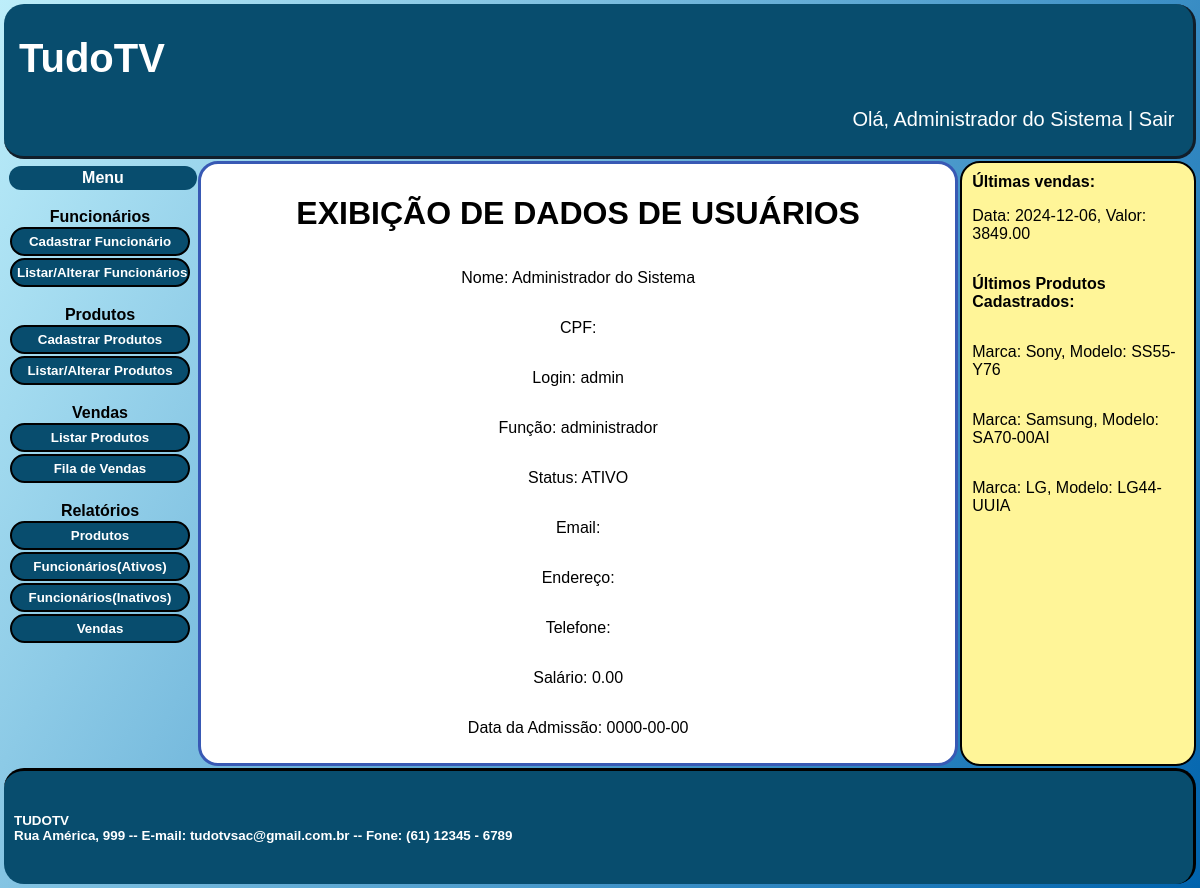
/exibeFun.php?codigo=1 (signed in), run on the app's committed database.
### tables this page shows
CREATE TABLE `funcionarios` (
  `id_funcionarios` int(11) NOT NULL,
  `nome` varchar(45) NOT NULL,
  `cpf` varchar(45) NOT NULL,
  `email` varchar(45) DEFAULT NULL,
  `endereco` varchar(45) DEFAULT NULL,
  `funcao` varchar(45) NOT NULL,
  `status` varchar(45) NOT NULL DEFAULT 'ATIVO',
  `login` varchar(45) NOT NULL,
  `senha` varchar(45) NOT NULL,
  `telefone` varchar(45) DEFAULT NULL,
  `data_admissao` date NOT NULL,
  `salario` decimal(10,2) NOT NULL
);

CREATE TABLE `venda` (
  `id_venda` int(11) NOT NULL,
  `data_venda` date NOT NULL,
  `valor_total` decimal(10,2) NOT NULL,
  `funcionarios_id_funcionarios` int(11) NOT NULL
);

CREATE TABLE `televisor` (
  `id_tv` int(11) NOT NULL,
  `marca_tv` varchar(45) NOT NULL,
  `modelo_tv` varchar(45) NOT NULL,
  `tipo_tela_tv` varchar(45) NOT NULL,
  `resolucao_tv` varchar(45) NOT NULL,
  `preco_tv` decimal(10,2) NOT NULL,
  `foto_tv` varchar(100) NOT NULL,
  `fila_compra_tv` varchar(1) NOT NULL DEFAULT 'n',
  `venda_id_venda` int(11) DEFAULT NULL,
  `tamanho_tela_tv` varchar(45) NOT NULL,
  `entradas_tv` varchar(45) NOT NULL,
  `voltagem_tv` varchar(45) NOT NULL,
  `sistema_operacional_tv` varchar(45) NOT NULL,
  `processador_tv` varchar(45) NOT NULL
);

### exibeFun.php (the view, shortened to what this page needs)
<!DOCTYPE html>
<html lang="pt-br">
    <head>
        <link rel="stylesheet" href="style.css">
    </head>
    <body>
        <div class="cabecalho">
            <div class="conteudoCabecalho">
                <h1>TudoTV</h1>
                <p align="right"> Olá, <?php include 'validaLogin.php'; ?><a class="sair" href="logout.php"> | Sair </a></p>
            </div>
        </div>
        <div class="menu">
                <div class="conteudoMenu">
                    <div class="tituloMenu">
                        <b>Menu</b>
                    </div>
                    <?php include 'menuLocal.php' ?>
                </div>
        </div>
        <div class="conteudo">
            <div class="conteudoEspecifico">
                <h1> EXIBIÇÃO DE DADOS DE USUÁRIOS </h1>
                <?php
                $conectar = mysqli_connect("localhost", "root", "", "lojatv");
                $codigo = $_GET["codigo"];
                $sql_pesquisar = "SELECT nome, login, funcao,status, email, endereco,telefone, cpf, salario, data_admissao
                                                    FROM funcionarios WHERE id_funcionarios = '$codigo'";
                $tabela_resultado = mysqli_query($conectar, $sql_pesquisar);
                $registro = mysqli_fetch_row($tabela_resultado);
                echo "<p> Nome: $registro[0]</p>";
                echo "<p> CPF: $registro[7]</p>";
                echo "<p> Login: $registro[1]</p>";
                echo "<p> Função: $registro[2]</p>";
                echo "<p> Status: $registro[3]</p>";
                echo "<p> Email: $registro[4]</p>";
                echo "<p> Endereço: $registro[5]</p>";
                echo "<p> Telefone: $registro[6]</p>";
                echo "<p> Salário: $registro[8]</p>";
                echo "<p> Data da Admissão: $registro[9]</p>";
                ?>
            </div>
        </div>
        <div class="lado">
            <?php include 'noticiasGlobais.php' ?>
        </div>
        <div class="rodape">
            <div class="conteudoRodape">
                <?php include 'rodapeGlobal.php' ?>
            </div>
        </div>
    </body>
</html>

### noticiasGlobais.php
<?php
if ($_SESSION["Funcao"] == "administrador") {
?>
    <b>Últimas vendas:</b>
<?php
    $conectar = mysqli_connect("localhost", "root", "", "lojatv");
    $sql_consulta_ultima_venda = "SELECT data_venda, valor_total FROM venda ORDER BY id_venda DESC LIMIT 3";
    $sql_consulta_ultima_add = "SELECT marca_tv, modelo_tv FROM televisor ORDER BY id_tv DESC LIMIT 3";
    $resultado_consulta = mysqli_query($conectar, $sql_consulta_ultima_venda);
    $resultado_consulta2 = mysqli_query($conectar, $sql_consulta_ultima_add);
    while ($registro = mysqli_fetch_row($resultado_consulta)) {
        echo "<p>Data: $registro[0], Valor: $registro[1]</p>";
    }
?>
    <p><b>Últimos Produtos Cadastrados:</b></p>
<?php
    while ($registro = mysqli_fetch_row($resultado_consulta2)) {
        echo "<p>Marca: $registro[0], Modelo: $registro[1]</p>";
    }
?>
<?php
}else if ($_SESSION["Funcao"] == "estoquista"){
?>
    <b>Últimos Produtos Cadastrados:</b>
<?php
    $conectar = mysqli_connect("localhost", "root", "", "lojatv");
    $sql_consulta_ultima_add = "SELECT marca_tv, modelo_tv FROM televisor ORDER BY id_tv DESC LIMIT 3";
    $resultado_consulta = mysqli_query($conectar, $sql_consulta_ultima_add);
    while ($registro = mysqli_fetch_row($resultado_consulta)) {
        echo "<p>Marca: $registro[0], Modelo: $registro[1]</p>";
    }
?>
<?php }else if($_SESSION["Funcao"] == "vendedor"){
?>
        <b>Últimas vendas:</b>
<?php
    $conectar = mysqli_connect("localhost", "root", "", "lojatv");
    $sql_consulta_ultima_venda = "SELECT data_venda, valor_total FROM venda ORDER BY id_venda DESC LIMIT 3";
    $resultado_consulta = mysqli_query($conectar, $sql_consulta_ultima_venda);
    while ($registro = mysqli_fetch_row($resultado_consulta)) {
        echo "<p>Data: $registro[0], Valor: $registro[1]</p>";
    }
?>
<?php
}
?>

### style.css (style rules this page uses)
body { font-family: Arial, sans-serif; display: flex; flex-wrap: wrap; margin: 3px; flex: 1 1 100vw; background-image: linear-gradient(120deg, #bdeefa, #0063ad); background-attachment: fixed; }
.cabecalho { padding: 5px; font-size: 20px; margin: 1px; display: flex; flex: 1 1 100vw; background-color: #084d6e; border: 3px solid #111e2a; border-top: none; border-left: none; border-radius: 20px; }
.conteudoCabecalho { width: 98%; padding-left: 10px; color: white; }
.menu { padding: 5px; display: flex; border-radius: 20px; margin: 1px; flex: 1 1 100px; }
.conteudoMenu { width: 100%; height: 100%; display: flex; flex-direction: column; text-align: center; }
.tituloMenu { border-radius: 20px; width: 100%; display: flex; flex-direction: column; text-align: center; padding: 3px; background-color: #084d6e; color: #ffffff; font-weight: bold; }
.conteudo { padding: 10px; display: flex; border-radius: 20px; margin: 1px; flex: 20 1 500px; border: 3px solid rgb(56, 89, 180); background: #ffffff; height: auto; }
.lado { padding: 10px; display: flex; flex-direction: column; border-radius: 20px; border: 2px solid #000000; background-color: rgb(255, 245, 152); margin: 1px; flex: 1 1 200px; }
.rodape { padding: 10px; font-size: 20px; margin: 1px; display: flex; flex: 1 1 100vw; background-color: #084d6e; border: 3px solid #000000; border-bottom: none; border-left: none; border-radius: 20px; color: white; }
.conteudoEspecifico { width: 100%; height: 100%; display: flex; flex-direction: column; text-align: center; }
.conteudoRodape { width: 100%; height: 100%; }
a { text-decoration: none; }
.sair { text-decoration: none; color: white; }

### data on the page
funcionarios: nome "Administrador do Sistema", login "admin", funcao "administrador", status "ATIVO", salario "0.00", data_admissao "0000-00-00"
venda: data_venda "2024-12-06", valor_total "3849.00"
televisor: marca_tv "Sony", modelo_tv "SS55-Y76"
televisor: marca_tv "Samsung", modelo_tv "SA70-00AI"
televisor: marca_tv "LG", modelo_tv "LG44-UUIA"

### other printed values
$_SESSION["Nome"] "Administrador do Sistema"
